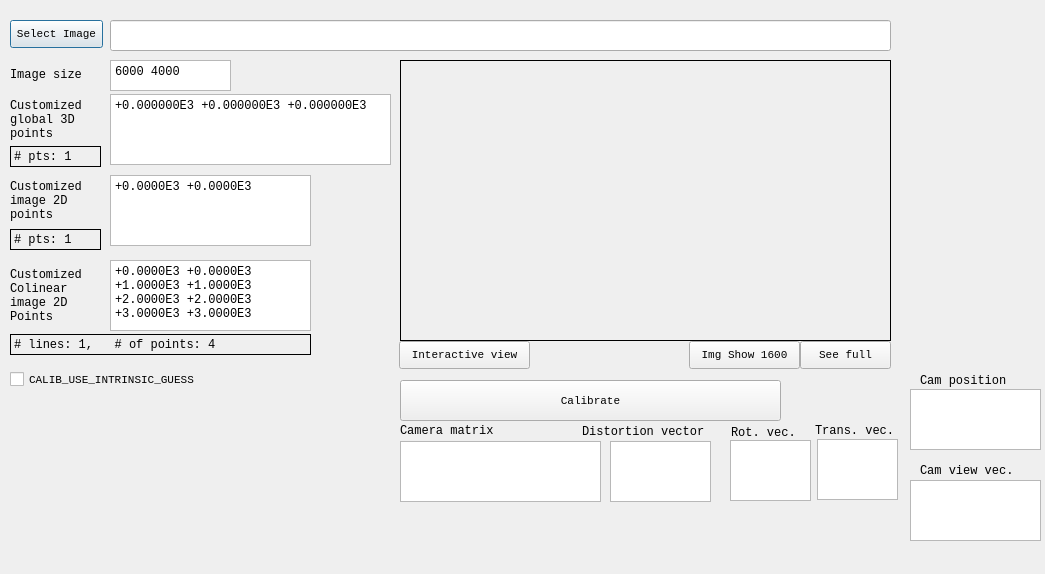
<?xml version="1.0" encoding="UTF-8"?>
<ui version="4.0">
 <class>UserPointCalibrationDialog</class>
 <widget class="QDialog" name="UserPointCalibrationDialog">
  <property name="geometry">
   <rect>
    <x>0</x>
    <y>0</y>
    <width>1045</width>
    <height>574</height>
   </rect>
  </property>
  <property name="windowTitle">
   <string>Dialog</string>
  </property>
  <property name="styleSheet">
   <string notr="true"/>
  </property>
  <widget class="QPushButton" name="pbSelectImg">
   <property name="geometry">
    <rect>
     <x>10</x>
     <y>20</y>
     <width>93</width>
     <height>28</height>
    </rect>
   </property>
   <property name="font">
    <font>
     <family>Consolas</family>
     <pointsize>8</pointsize>
    </font>
   </property>
   <property name="text">
    <string>Select Image</string>
   </property>
  </widget>
  <widget class="QLineEdit" name="edImgFile">
   <property name="geometry">
    <rect>
     <x>110</x>
     <y>20</y>
     <width>781</width>
     <height>31</height>
    </rect>
   </property>
  </widget>
  <widget class="QLabel" name="lbImg">
   <property name="geometry">
    <rect>
     <x>400</x>
     <y>60</y>
     <width>491</width>
     <height>281</height>
    </rect>
   </property>
   <property name="mouseTracking">
    <bool>false</bool>
   </property>
   <property name="frameShape">
    <enum>QFrame::Box</enum>
   </property>
   <property name="text">
    <string/>
   </property>
  </widget>
  <widget class="QPushButton" name="pbImgGv">
   <property name="geometry">
    <rect>
     <x>800</x>
     <y>341</y>
     <width>91</width>
     <height>28</height>
    </rect>
   </property>
   <property name="font">
    <font>
     <family>Consolas</family>
     <pointsize>8</pointsize>
    </font>
   </property>
   <property name="text">
    <string>See full</string>
   </property>
  </widget>
  <widget class="QPushButton" name="pbImgInteractive">
   <property name="geometry">
    <rect>
     <x>399</x>
     <y>341</y>
     <width>131</width>
     <height>28</height>
    </rect>
   </property>
   <property name="font">
    <font>
     <family>Consolas</family>
     <pointsize>8</pointsize>
    </font>
   </property>
   <property name="text">
    <string>Interactive view</string>
   </property>
  </widget>
  <widget class="QPushButton" name="pbImshow1600">
   <property name="geometry">
    <rect>
     <x>689</x>
     <y>341</y>
     <width>111</width>
     <height>28</height>
    </rect>
   </property>
   <property name="font">
    <font>
     <family>Consolas</family>
     <pointsize>8</pointsize>
    </font>
   </property>
   <property name="text">
    <string>Img Show 1600</string>
   </property>
  </widget>
  <widget class="QLabel" name="lb1">
   <property name="geometry">
    <rect>
     <x>10</x>
     <y>94</y>
     <width>91</width>
     <height>51</height>
    </rect>
   </property>
   <property name="font">
    <font>
     <family>Consolas</family>
    </font>
   </property>
   <property name="autoFillBackground">
    <bool>true</bool>
   </property>
   <property name="text">
    <string>Customized global 3D points</string>
   </property>
   <property name="wordWrap">
    <bool>true</bool>
   </property>
  </widget>
  <widget class="QTextEdit" name="edGlobalPoints">
   <property name="geometry">
    <rect>
     <x>110</x>
     <y>94</y>
     <width>281</width>
     <height>71</height>
    </rect>
   </property>
   <property name="font">
    <font>
     <family>Consolas</family>
     <pointsize>8</pointsize>
    </font>
   </property>
   <property name="lineWrapMode">
    <enum>QTextEdit::NoWrap</enum>
   </property>
   <property name="html">
    <string>&lt;!DOCTYPE HTML PUBLIC &quot;-//W3C//DTD HTML 4.0//EN&quot; &quot;http://www.w3.org/TR/REC-html40/strict.dtd&quot;&gt;
&lt;html&gt;&lt;head&gt;&lt;meta name=&quot;qrichtext&quot; content=&quot;1&quot; /&gt;&lt;style type=&quot;text/css&quot;&gt;
p, li { white-space: pre-wrap; }
&lt;/style&gt;&lt;/head&gt;&lt;body style=&quot; font-family:'Consolas'; font-size:8pt; font-weight:400; font-style:normal;&quot;&gt;
&lt;p style=&quot; margin-top:0px; margin-bottom:0px; margin-left:0px; margin-right:0px; -qt-block-indent:0; text-indent:0px;&quot;&gt;&lt;span style=&quot; font-size:9pt;&quot;&gt;+0.000000E3 +0.000000E3 +0.000000E3&lt;/span&gt;&lt;/p&gt;&lt;/body&gt;&lt;/html&gt;</string>
   </property>
  </widget>
  <widget class="QLabel" name="lbNumGlobalPoints">
   <property name="geometry">
    <rect>
     <x>10</x>
     <y>146</y>
     <width>91</width>
     <height>21</height>
    </rect>
   </property>
   <property name="font">
    <font>
     <family>Consolas</family>
    </font>
   </property>
   <property name="styleSheet">
    <string notr="true"/>
   </property>
   <property name="frameShape">
    <enum>QFrame::Box</enum>
   </property>
   <property name="text">
    <string># pts: 1</string>
   </property>
   <property name="wordWrap">
    <bool>true</bool>
   </property>
  </widget>
  <widget class="QTextEdit" name="edImgPoints">
   <property name="geometry">
    <rect>
     <x>110</x>
     <y>175</y>
     <width>201</width>
     <height>71</height>
    </rect>
   </property>
   <property name="font">
    <font>
     <family>Consolas</family>
     <pointsize>8</pointsize>
    </font>
   </property>
   <property name="lineWrapMode">
    <enum>QTextEdit::NoWrap</enum>
   </property>
   <property name="html">
    <string>&lt;!DOCTYPE HTML PUBLIC &quot;-//W3C//DTD HTML 4.0//EN&quot; &quot;http://www.w3.org/TR/REC-html40/strict.dtd&quot;&gt;
&lt;html&gt;&lt;head&gt;&lt;meta name=&quot;qrichtext&quot; content=&quot;1&quot; /&gt;&lt;style type=&quot;text/css&quot;&gt;
p, li { white-space: pre-wrap; }
&lt;/style&gt;&lt;/head&gt;&lt;body style=&quot; font-family:'Consolas'; font-size:8pt; font-weight:400; font-style:normal;&quot;&gt;
&lt;p style=&quot; margin-top:0px; margin-bottom:0px; margin-left:0px; margin-right:0px; -qt-block-indent:0; text-indent:0px;&quot;&gt;&lt;span style=&quot; font-size:9pt;&quot;&gt;+0.0000E3 +0.0000E3&lt;/span&gt;&lt;/p&gt;&lt;/body&gt;&lt;/html&gt;</string>
   </property>
  </widget>
  <widget class="QLabel" name="lbNumImgPoints">
   <property name="geometry">
    <rect>
     <x>10</x>
     <y>229</y>
     <width>91</width>
     <height>21</height>
    </rect>
   </property>
   <property name="font">
    <font>
     <family>Consolas</family>
    </font>
   </property>
   <property name="styleSheet">
    <string notr="true"/>
   </property>
   <property name="frameShape">
    <enum>QFrame::Box</enum>
   </property>
   <property name="text">
    <string># pts: 1</string>
   </property>
   <property name="wordWrap">
    <bool>true</bool>
   </property>
  </widget>
  <widget class="QLabel" name="lb2">
   <property name="geometry">
    <rect>
     <x>10</x>
     <y>175</y>
     <width>91</width>
     <height>51</height>
    </rect>
   </property>
   <property name="font">
    <font>
     <family>Consolas</family>
    </font>
   </property>
   <property name="autoFillBackground">
    <bool>true</bool>
   </property>
   <property name="text">
    <string>Customized image 2D points</string>
   </property>
   <property name="wordWrap">
    <bool>true</bool>
   </property>
  </widget>
  <widget class="QLabel" name="lbNumColinearLinesAndPoints">
   <property name="geometry">
    <rect>
     <x>10</x>
     <y>334</y>
     <width>301</width>
     <height>21</height>
    </rect>
   </property>
   <property name="font">
    <font>
     <family>Consolas</family>
    </font>
   </property>
   <property name="styleSheet">
    <string notr="true"/>
   </property>
   <property name="frameShape">
    <enum>QFrame::Box</enum>
   </property>
   <property name="text">
    <string># lines: 1,   # of points: 4</string>
   </property>
   <property name="wordWrap">
    <bool>true</bool>
   </property>
  </widget>
  <widget class="QLabel" name="lb3">
   <property name="geometry">
    <rect>
     <x>10</x>
     <y>260</y>
     <width>91</width>
     <height>71</height>
    </rect>
   </property>
   <property name="font">
    <font>
     <family>Consolas</family>
    </font>
   </property>
   <property name="autoFillBackground">
    <bool>true</bool>
   </property>
   <property name="text">
    <string>Customized Colinear image 2D Points</string>
   </property>
   <property name="wordWrap">
    <bool>true</bool>
   </property>
  </widget>
  <widget class="QTextEdit" name="edColinearImgPoints">
   <property name="geometry">
    <rect>
     <x>110</x>
     <y>260</y>
     <width>201</width>
     <height>71</height>
    </rect>
   </property>
   <property name="font">
    <font>
     <family>Consolas</family>
     <pointsize>8</pointsize>
    </font>
   </property>
   <property name="lineWrapMode">
    <enum>QTextEdit::NoWrap</enum>
   </property>
   <property name="html">
    <string>&lt;!DOCTYPE HTML PUBLIC &quot;-//W3C//DTD HTML 4.0//EN&quot; &quot;http://www.w3.org/TR/REC-html40/strict.dtd&quot;&gt;
&lt;html&gt;&lt;head&gt;&lt;meta name=&quot;qrichtext&quot; content=&quot;1&quot; /&gt;&lt;style type=&quot;text/css&quot;&gt;
p, li { white-space: pre-wrap; }
&lt;/style&gt;&lt;/head&gt;&lt;body style=&quot; font-family:'Consolas'; font-size:8pt; font-weight:400; font-style:normal;&quot;&gt;
&lt;p style=&quot; margin-top:0px; margin-bottom:0px; margin-left:0px; margin-right:0px; -qt-block-indent:0; text-indent:0px;&quot;&gt;&lt;span style=&quot; font-size:9pt;&quot;&gt;+0.0000E3 +0.0000E3&lt;/span&gt;&lt;/p&gt;
&lt;p style=&quot; margin-top:0px; margin-bottom:0px; margin-left:0px; margin-right:0px; -qt-block-indent:0; text-indent:0px;&quot;&gt;&lt;span style=&quot; font-size:9pt;&quot;&gt;+1.0000E3 +1.0000E3&lt;/span&gt;&lt;/p&gt;
&lt;p style=&quot; margin-top:0px; margin-bottom:0px; margin-left:0px; margin-right:0px; -qt-block-indent:0; text-indent:0px;&quot;&gt;&lt;span style=&quot; font-size:9pt;&quot;&gt;+2.0000E3 +2.0000E3&lt;/span&gt;&lt;/p&gt;
&lt;p style=&quot; margin-top:0px; margin-bottom:0px; margin-left:0px; margin-right:0px; -qt-block-indent:0; text-indent:0px;&quot;&gt;&lt;span style=&quot; font-size:9pt;&quot;&gt;+3.0000E3 +3.0000E3&lt;/span&gt;&lt;/p&gt;&lt;/body&gt;&lt;/html&gt;</string>
   </property>
  </widget>
  <widget class="QLabel" name="lb1_2">
   <property name="geometry">
    <rect>
     <x>10</x>
     <y>64</y>
     <width>91</width>
     <height>21</height>
    </rect>
   </property>
   <property name="font">
    <font>
     <family>Consolas</family>
    </font>
   </property>
   <property name="autoFillBackground">
    <bool>true</bool>
   </property>
   <property name="text">
    <string>Image size</string>
   </property>
   <property name="wordWrap">
    <bool>true</bool>
   </property>
  </widget>
  <widget class="QTextEdit" name="edGlobalPoints_2">
   <property name="geometry">
    <rect>
     <x>110</x>
     <y>60</y>
     <width>121</width>
     <height>31</height>
    </rect>
   </property>
   <property name="font">
    <font>
     <family>Consolas</family>
    </font>
   </property>
   <property name="html">
    <string>&lt;!DOCTYPE HTML PUBLIC &quot;-//W3C//DTD HTML 4.0//EN&quot; &quot;http://www.w3.org/TR/REC-html40/strict.dtd&quot;&gt;
&lt;html&gt;&lt;head&gt;&lt;meta name=&quot;qrichtext&quot; content=&quot;1&quot; /&gt;&lt;style type=&quot;text/css&quot;&gt;
p, li { white-space: pre-wrap; }
&lt;/style&gt;&lt;/head&gt;&lt;body style=&quot; font-family:'Consolas'; font-size:9pt; font-weight:400; font-style:normal;&quot;&gt;
&lt;p style=&quot; margin-top:0px; margin-bottom:0px; margin-left:0px; margin-right:0px; -qt-block-indent:0; text-indent:0px;&quot;&gt;6000 4000&lt;/p&gt;&lt;/body&gt;&lt;/html&gt;</string>
   </property>
  </widget>
  <widget class="QLabel" name="lb3_2">
   <property name="geometry">
    <rect>
     <x>400</x>
     <y>420</y>
     <width>111</width>
     <height>21</height>
    </rect>
   </property>
   <property name="font">
    <font>
     <family>Consolas</family>
    </font>
   </property>
   <property name="text">
    <string>Camera matrix</string>
   </property>
   <property name="wordWrap">
    <bool>true</bool>
   </property>
  </widget>
  <widget class="QTextEdit" name="edCmat">
   <property name="geometry">
    <rect>
     <x>400</x>
     <y>441</y>
     <width>201</width>
     <height>61</height>
    </rect>
   </property>
   <property name="font">
    <font>
     <family>Consolas</family>
     <pointsize>8</pointsize>
    </font>
   </property>
   <property name="lineWrapMode">
    <enum>QTextEdit::NoWrap</enum>
   </property>
   <property name="html">
    <string>&lt;!DOCTYPE HTML PUBLIC &quot;-//W3C//DTD HTML 4.0//EN&quot; &quot;http://www.w3.org/TR/REC-html40/strict.dtd&quot;&gt;
&lt;html&gt;&lt;head&gt;&lt;meta name=&quot;qrichtext&quot; content=&quot;1&quot; /&gt;&lt;style type=&quot;text/css&quot;&gt;
p, li { white-space: pre-wrap; }
&lt;/style&gt;&lt;/head&gt;&lt;body style=&quot; font-family:'Consolas'; font-size:8pt; font-weight:400; font-style:normal;&quot;&gt;
&lt;p style=&quot;-qt-paragraph-type:empty; margin-top:0px; margin-bottom:0px; margin-left:0px; margin-right:0px; -qt-block-indent:0; text-indent:0px; font-size:9pt;&quot;&gt;&lt;br /&gt;&lt;/p&gt;&lt;/body&gt;&lt;/html&gt;</string>
   </property>
  </widget>
  <widget class="QTextEdit" name="edDvec">
   <property name="geometry">
    <rect>
     <x>610</x>
     <y>441</y>
     <width>101</width>
     <height>61</height>
    </rect>
   </property>
   <property name="font">
    <font>
     <family>Consolas</family>
     <pointsize>8</pointsize>
    </font>
   </property>
   <property name="lineWrapMode">
    <enum>QTextEdit::NoWrap</enum>
   </property>
   <property name="html">
    <string>&lt;!DOCTYPE HTML PUBLIC &quot;-//W3C//DTD HTML 4.0//EN&quot; &quot;http://www.w3.org/TR/REC-html40/strict.dtd&quot;&gt;
&lt;html&gt;&lt;head&gt;&lt;meta name=&quot;qrichtext&quot; content=&quot;1&quot; /&gt;&lt;style type=&quot;text/css&quot;&gt;
p, li { white-space: pre-wrap; }
&lt;/style&gt;&lt;/head&gt;&lt;body style=&quot; font-family:'Consolas'; font-size:8pt; font-weight:400; font-style:normal;&quot;&gt;
&lt;p style=&quot;-qt-paragraph-type:empty; margin-top:0px; margin-bottom:0px; margin-left:0px; margin-right:0px; -qt-block-indent:0; text-indent:0px; font-size:9pt;&quot;&gt;&lt;br /&gt;&lt;/p&gt;&lt;/body&gt;&lt;/html&gt;</string>
   </property>
  </widget>
  <widget class="QLabel" name="lb3_3">
   <property name="geometry">
    <rect>
     <x>582</x>
     <y>421</y>
     <width>141</width>
     <height>21</height>
    </rect>
   </property>
   <property name="font">
    <font>
     <family>Consolas</family>
    </font>
   </property>
   <property name="text">
    <string>Distortion vector</string>
   </property>
   <property name="wordWrap">
    <bool>true</bool>
   </property>
  </widget>
  <widget class="QPushButton" name="pbCalibrate">
   <property name="geometry">
    <rect>
     <x>400</x>
     <y>380</y>
     <width>381</width>
     <height>41</height>
    </rect>
   </property>
   <property name="font">
    <font>
     <family>Consolas</family>
     <pointsize>8</pointsize>
    </font>
   </property>
   <property name="text">
    <string>Calibrate</string>
   </property>
  </widget>
  <widget class="QLabel" name="lb3_4">
   <property name="geometry">
    <rect>
     <x>731</x>
     <y>422</y>
     <width>81</width>
     <height>21</height>
    </rect>
   </property>
   <property name="font">
    <font>
     <family>Consolas</family>
    </font>
   </property>
   <property name="text">
    <string>Rot. vec.</string>
   </property>
   <property name="wordWrap">
    <bool>true</bool>
   </property>
  </widget>
  <widget class="QTextEdit" name="edRvec">
   <property name="geometry">
    <rect>
     <x>730</x>
     <y>440</y>
     <width>81</width>
     <height>61</height>
    </rect>
   </property>
   <property name="font">
    <font>
     <family>Consolas</family>
     <pointsize>8</pointsize>
    </font>
   </property>
   <property name="lineWrapMode">
    <enum>QTextEdit::NoWrap</enum>
   </property>
   <property name="html">
    <string>&lt;!DOCTYPE HTML PUBLIC &quot;-//W3C//DTD HTML 4.0//EN&quot; &quot;http://www.w3.org/TR/REC-html40/strict.dtd&quot;&gt;
&lt;html&gt;&lt;head&gt;&lt;meta name=&quot;qrichtext&quot; content=&quot;1&quot; /&gt;&lt;style type=&quot;text/css&quot;&gt;
p, li { white-space: pre-wrap; }
&lt;/style&gt;&lt;/head&gt;&lt;body style=&quot; font-family:'Consolas'; font-size:8pt; font-weight:400; font-style:normal;&quot;&gt;
&lt;p style=&quot;-qt-paragraph-type:empty; margin-top:0px; margin-bottom:0px; margin-left:0px; margin-right:0px; -qt-block-indent:0; text-indent:0px; font-size:9pt;&quot;&gt;&lt;br /&gt;&lt;/p&gt;&lt;/body&gt;&lt;/html&gt;</string>
   </property>
  </widget>
  <widget class="QTextEdit" name="edTvec">
   <property name="geometry">
    <rect>
     <x>817</x>
     <y>439</y>
     <width>81</width>
     <height>61</height>
    </rect>
   </property>
   <property name="font">
    <font>
     <family>Consolas</family>
     <pointsize>8</pointsize>
    </font>
   </property>
   <property name="lineWrapMode">
    <enum>QTextEdit::NoWrap</enum>
   </property>
   <property name="html">
    <string>&lt;!DOCTYPE HTML PUBLIC &quot;-//W3C//DTD HTML 4.0//EN&quot; &quot;http://www.w3.org/TR/REC-html40/strict.dtd&quot;&gt;
&lt;html&gt;&lt;head&gt;&lt;meta name=&quot;qrichtext&quot; content=&quot;1&quot; /&gt;&lt;style type=&quot;text/css&quot;&gt;
p, li { white-space: pre-wrap; }
&lt;/style&gt;&lt;/head&gt;&lt;body style=&quot; font-family:'Consolas'; font-size:8pt; font-weight:400; font-style:normal;&quot;&gt;
&lt;p style=&quot;-qt-paragraph-type:empty; margin-top:0px; margin-bottom:0px; margin-left:0px; margin-right:0px; -qt-block-indent:0; text-indent:0px; font-size:9pt;&quot;&gt;&lt;br /&gt;&lt;/p&gt;&lt;/body&gt;&lt;/html&gt;</string>
   </property>
  </widget>
  <widget class="QLabel" name="lb3_5">
   <property name="geometry">
    <rect>
     <x>815</x>
     <y>420</y>
     <width>111</width>
     <height>21</height>
    </rect>
   </property>
   <property name="font">
    <font>
     <family>Consolas</family>
    </font>
   </property>
   <property name="text">
    <string>Trans. vec.</string>
   </property>
   <property name="wordWrap">
    <bool>true</bool>
   </property>
  </widget>
  <widget class="QTextEdit" name="edCamPos">
   <property name="geometry">
    <rect>
     <x>910</x>
     <y>389</y>
     <width>131</width>
     <height>61</height>
    </rect>
   </property>
   <property name="font">
    <font>
     <family>Consolas</family>
     <pointsize>8</pointsize>
    </font>
   </property>
   <property name="lineWrapMode">
    <enum>QTextEdit::NoWrap</enum>
   </property>
   <property name="html">
    <string>&lt;!DOCTYPE HTML PUBLIC &quot;-//W3C//DTD HTML 4.0//EN&quot; &quot;http://www.w3.org/TR/REC-html40/strict.dtd&quot;&gt;
&lt;html&gt;&lt;head&gt;&lt;meta name=&quot;qrichtext&quot; content=&quot;1&quot; /&gt;&lt;style type=&quot;text/css&quot;&gt;
p, li { white-space: pre-wrap; }
&lt;/style&gt;&lt;/head&gt;&lt;body style=&quot; font-family:'Consolas'; font-size:8pt; font-weight:400; font-style:normal;&quot;&gt;
&lt;p style=&quot;-qt-paragraph-type:empty; margin-top:0px; margin-bottom:0px; margin-left:0px; margin-right:0px; -qt-block-indent:0; text-indent:0px; font-size:9pt;&quot;&gt;&lt;br /&gt;&lt;/p&gt;&lt;/body&gt;&lt;/html&gt;</string>
   </property>
  </widget>
  <widget class="QLabel" name="lb3_6">
   <property name="geometry">
    <rect>
     <x>920</x>
     <y>370</y>
     <width>111</width>
     <height>21</height>
    </rect>
   </property>
   <property name="font">
    <font>
     <family>Consolas</family>
    </font>
   </property>
   <property name="text">
    <string>Cam position</string>
   </property>
   <property name="wordWrap">
    <bool>true</bool>
   </property>
  </widget>
  <widget class="QLabel" name="lb3_7">
   <property name="geometry">
    <rect>
     <x>920</x>
     <y>460</y>
     <width>111</width>
     <height>21</height>
    </rect>
   </property>
   <property name="font">
    <font>
     <family>Consolas</family>
    </font>
   </property>
   <property name="text">
    <string>Cam view vec.</string>
   </property>
   <property name="wordWrap">
    <bool>true</bool>
   </property>
  </widget>
  <widget class="QTextEdit" name="edCamZvec">
   <property name="geometry">
    <rect>
     <x>910</x>
     <y>480</y>
     <width>131</width>
     <height>61</height>
    </rect>
   </property>
   <property name="font">
    <font>
     <family>Consolas</family>
     <pointsize>8</pointsize>
    </font>
   </property>
   <property name="lineWrapMode">
    <enum>QTextEdit::NoWrap</enum>
   </property>
   <property name="html">
    <string>&lt;!DOCTYPE HTML PUBLIC &quot;-//W3C//DTD HTML 4.0//EN&quot; &quot;http://www.w3.org/TR/REC-html40/strict.dtd&quot;&gt;
&lt;html&gt;&lt;head&gt;&lt;meta name=&quot;qrichtext&quot; content=&quot;1&quot; /&gt;&lt;style type=&quot;text/css&quot;&gt;
p, li { white-space: pre-wrap; }
&lt;/style&gt;&lt;/head&gt;&lt;body style=&quot; font-family:'Consolas'; font-size:8pt; font-weight:400; font-style:normal;&quot;&gt;
&lt;p style=&quot;-qt-paragraph-type:empty; margin-top:0px; margin-bottom:0px; margin-left:0px; margin-right:0px; -qt-block-indent:0; text-indent:0px; font-size:9pt;&quot;&gt;&lt;br /&gt;&lt;/p&gt;&lt;/body&gt;&lt;/html&gt;</string>
   </property>
  </widget>
  <widget class="QCheckBox" name="cb01">
   <property name="geometry">
    <rect>
     <x>10</x>
     <y>370</y>
     <width>241</width>
     <height>19</height>
    </rect>
   </property>
   <property name="font">
    <font>
     <family>Consolas</family>
     <pointsize>8</pointsize>
    </font>
   </property>
   <property name="text">
    <string>CALIB_USE_INTRINSIC_GUESS</string>
   </property>
  </widget>
 </widget>
 <resources/>
 <connections/>
</ui>
